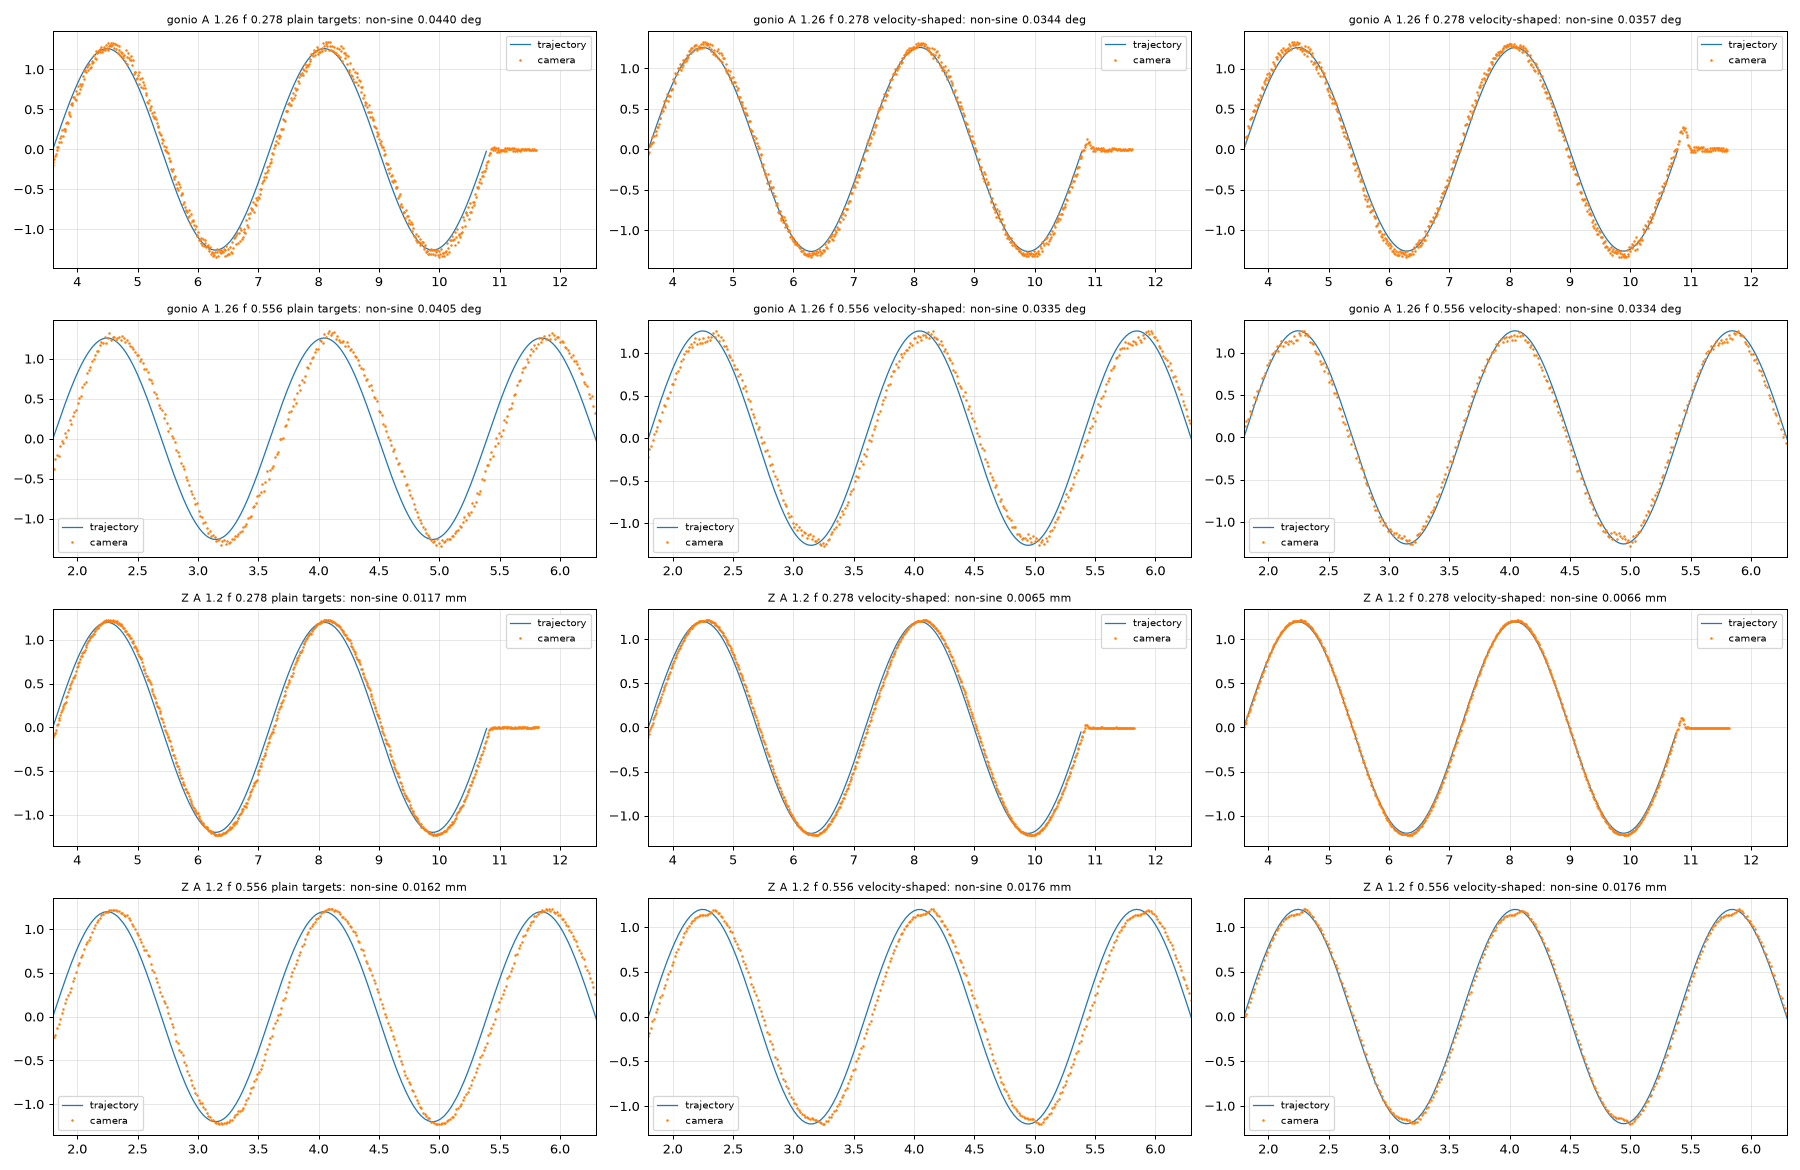

Python code for this plot:
"""Plain target streaming vs velocity-shaped streaming (speed set each tick to the trajectory's
speed, target 'lead' ahead), camera as the only sensor (no controller polling)."""
import sys, time, threading
sys.path.insert(0, r"C:\dev\hydra")
import numpy as np, matplotlib; matplotlib.use("Agg"); import matplotlib.pyplot as plt
import fiber_align as fa
from kayei_learn import Rig

RATE = 50.0
def run(set_target, set_vel, A, f, secs, shaped, lead, vmin, vmax, margin=1.15):
    cmds, dt, t0 = [], 1.0 / RATE, time.perf_counter(); tn = t0; w = 2 * np.pi * f
    while True:
        now = time.perf_counter(); tt = now - t0
        if tt > secs: break
        if shaped:
            v = min(max(abs(A * w * np.cos(w * (tt + lead))) * margin, vmin), vmax); set_vel(v)
            u = A * np.sin(w * (tt + lead))
        else:
            u = A * np.sin(w * tt)
        set_target(u); cmds.append((now, A * np.sin(w * tt)))   # log the un-led trajectory
        tn += dt; lag = tn - now
        if lag > 0: time.sleep(lag)
        else: tn = now
    set_vel(vmax); set_target(0.0)
    return np.array(cmds)

def fit(t, y, f):
    w = 2 * np.pi * f; M = np.c_[np.ones_like(t), np.sin(w * t), np.cos(w * t)]
    c = np.linalg.lstsq(M, y, rcond=None)[0]
    return np.hypot(c[1], c[2]), -np.arctan2(c[2], c[1]) / w * 1000, (y - M @ c).std(), M @ c

rig = Rig(); h = rig.h
try:
    g0 = h.position(1); z0 = rig.zpos(); v0 = h.velocity(1)
    h.move_abs(1, g0 + 0.2); time.sleep(1.0); _, m1 = rig.fresh(); h.move_abs(1, g0); time.sleep(1.0); _, m0 = rig.fresh()
    a_g = (m1["angle"] - m0["angle"]) / 0.2
    rig.z_to(z0 + 0.2); time.sleep(0.5); _, m1 = rig.fresh(); rig.z_to(z0); time.sleep(0.5); _, m0 = rig.fresh()
    kx = (m1["x"] - m0["x"]) / 0.2
    print(f"camera: {a_g:+.3f} deg/deg gonio, {kx:+.1f} px/mm Z")
    fig, axs = plt.subplots(4, 3, figsize=(20, 13)); row = 0; allrows = []
    cases = [("gonio", 1.26, 0.278), ("gonio", 1.26, 0.556), ("Z", 1.2, 0.278), ("Z", 1.2, 0.556)]
    for axis, A, f in cases:
        for col, (shaped, lead_k) in enumerate(((False, 1.0), (True, 1.0), (True, 2.0))):
            if axis == "gonio":
                st, sv, key, scale, ref, vmin, vmax, lead = (lambda u: h.move_abs(1, g0 + u)), (lambda v: h.set_velocity(1, v)), "angle", a_g, m0["angle"], 0.02, 4.0, 0.06
            else:
                st, sv, key, scale, ref, vmin, vmax, lead = (lambda u: rig.z.MOV("1", z0 + u)), (lambda v: rig.z.VEL("1", v)), "x", kx, m0["x"], 0.05, 10.0, 0.04
            log, stop = [], threading.Event()
            def poll():
                while not stop.is_set():
                    t, m = rig.fresh()
                    if m: log.append((t, m[key]))
            th = threading.Thread(target=poll, daemon=True); th.start()
            lead *= lead_k; secs = max(7.0, 3 / f)
            cmds = run(st, sv, A, f, secs, shaped, lead, vmin, vmax)
            time.sleep(0.8); stop.set(); th.join()
            t0 = cmds[0, 0]; tk, yk = np.array(log).T; sk = (tk - t0 > 1 / f) & (tk - t0 < secs - 0.05)
            allrows += [(axis, A, f, int(shaped), lead, t - t0, (yy - ref) / scale) for t, yy in zip(tk, yk)]
            y = (yk - ref) / scale
            amp, lag, rest, _ = fit(tk[sk] - t0, y[sk], f)
            err = y[sk] - A * np.sin(2 * np.pi * f * (tk[sk] - t0))
            unit = "deg" if axis == "gonio" else "mm"
            print(f"{axis:5s} A {A:.2f} f {f:.3f} {'SHAPED' if shaped else 'plain '} lead {lead*1000:3.0f} ms: amp {amp/A*100:5.1f}% lag {lag:+4.0f} ms (incl. camera ~30) non-sine {rest:.4f} {unit} | raw tracking error rms {err.std():.4f} {unit}", flush=True)
            ax = axs[row, col]; ax.plot(cmds[:, 0] - t0, cmds[:, 1], "-", lw=1, label="trajectory"); ax.plot(tk - t0, y, ".", ms=2, label="camera")
            ax.set_xlim(1 / f, 1 / f + 2.5 / f); ax.grid(alpha=0.3); ax.legend(fontsize=8); ax.set_title(f"{axis} A {A} f {f} {'velocity-shaped' if shaped else 'plain targets'}: non-sine {rest:.4f} {unit}", fontsize=9)
            time.sleep(0.8)
        row += 1
    fig.tight_layout(); fig.savefig(r"C:\dev\hydra\kayei_data\vshape_test.png", dpi=90)
    h.set_velocity(1, v0); rig.z.VEL("1", 10.0); h.move_abs(1, g0); rig.z_to(z0); time.sleep(1.5)
    _, m = rig.fresh(); print(f"back: camera angle {(m['angle']-m0['angle']):+.4f} deg, x {(m['x']-m0['x'])/kx*1000:+.0f} um; gonio vel {h.velocity(1)} Z VEL {rig.z.qVEL('1')['1']}")
finally:
    rig.close()
